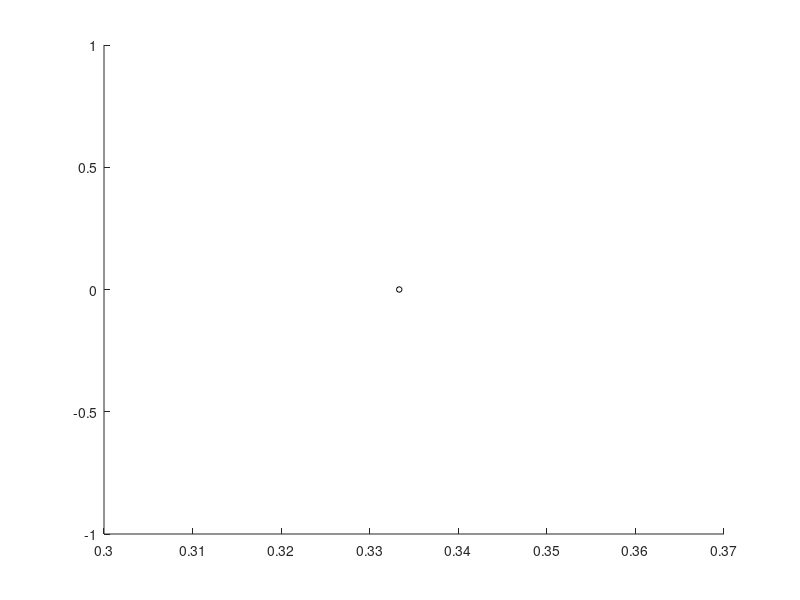

MATLAB code to generate this figure: (Note: this script raises an error after producing the figure.)
clc;
clear;
close all;

x = 1/3;
figure
hold on;
for i = 1:100
    plot(x,0, 'o', 'MarkerSize', 4, 'color', 'black');
    %text(x,0, num2str(i), 'VerticalAlignment','bottom');
    x = f(x);
end

M = [[144.45, -96.6]; ...
     [-96.6, 505.54]];
Minv = inv(M);
d = [1.73; -1.45];
v = [3.56; -0.21];
len = sqrt(dot(d, M*d));
len = sqrt(dot(v, M*v));
d = d/len
v = v/len
sqrt(dot(d, Minv*d))

function res = f(x)
res = x*x + 1/4;
end
